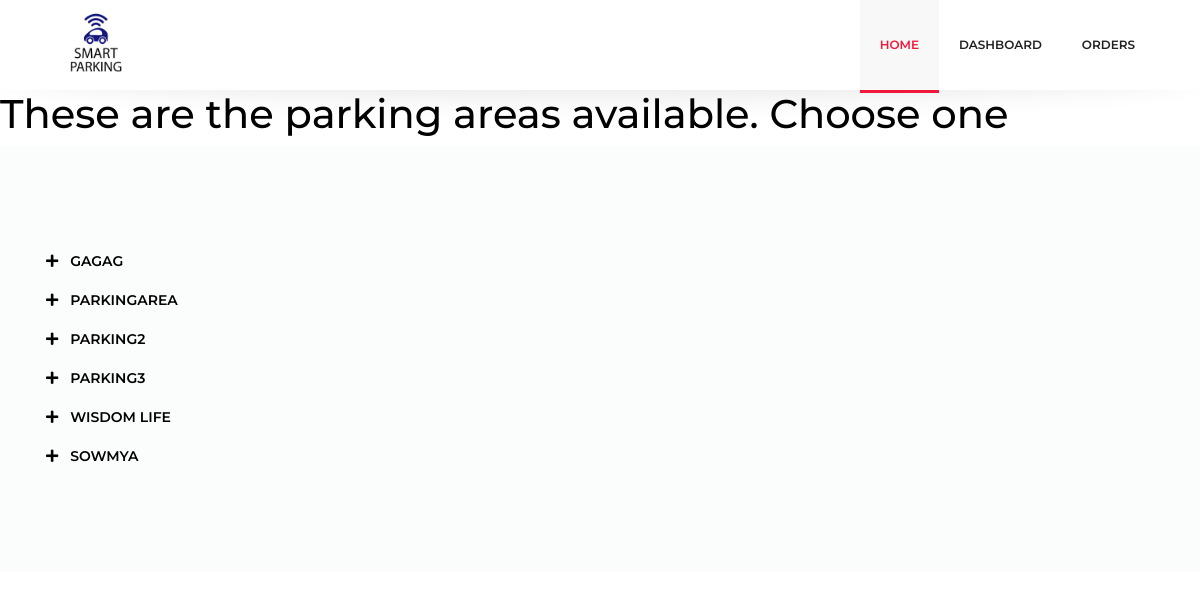
/parkingarea/, run on an earlier commit of the app's database.
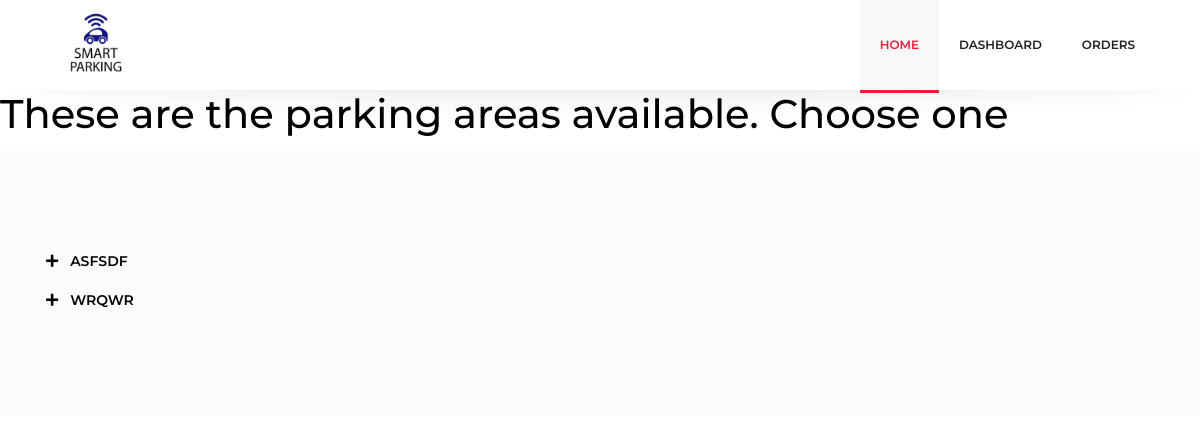
And on a later commit of the database.
### system/models.py (models this page shows, shortened)
class Parking_area(models.Model):
    admin_id = models.ForeignKey(Admin,on_delete=models.CASCADE)
    name = models.CharField(max_length=20)
    location = models.CharField(max_length=50)
    number_of_parking_slots = models.IntegerField()
    opening_time = models.TimeField()
    closing_time = models.TimeField()
    base = models.IntegerField()
    tariff = models.FloatField()

### system/views.py (the view)
# urls.py: path('parkingarea/',viewparkingareas, name = "parkingarea"),
def viewparkingareas(request):
    parkingarea = Parking_area.objects.all()
    context = {
        'parkingarea' : parkingarea,
    }
    return render(request, 'system/parkingarea.html', context)

### system/templates/system/parkingarea.html (shortened to what this page needs)
<!DOCTYPE html>
<html>
<head>
	<link rel="stylesheet" href="https://maxcdn.bootstrapcdn.com/bootstrap/4.0.0/css/bootstrap.min.css"
>
	<link rel="stylesheet" type="text/css" href="/assets/css/bootstrap.min.css">
	<link rel="stylesheet" href="/assets/vendors/menu/src/main.menu.css">
	<link rel="stylesheet" type="text/css" href="/assets/css/style.css">
	<link rel="stylesheet" type="text/css" href="/assets/css/utilities.css">
	<link rel="stylesheet" type="text/css" href="/assets/css/colors.css">
	<link rel="stylesheet" type="text/css" href="/assets/css/colors-gh.css">
	<link rel="stylesheet" type="text/css" href="/assets/css/colors-g.css">
	<link rel="stylesheet" href="/assets/vendors/owl.carousel/owl.carousel.min.css">
	<link rel="stylesheet" href="/assets/vendors/owl.carousel/owl.theme.default.min.css">
	<link rel="stylesheet" type="text/css" href="/assets/vendors/animate/animate.css">
	<link rel="stylesheet" type="text/css" href="/assets/vendors/animated-headline/css/style.css">
	<link rel="stylesheet" type="text/css" href="/assets/vendors/fancybox/jquery.fancybox.min.css">
</head>
<body>
	<div class="main-header header-shadow cherry-header">
		<div class="container">
			<div class="main-header-container">
				<div class="logo" data-mobile-logo="/assets/images/logo/new_logo2.jpg"
					data-sticky-logo="/assets/images/logo/new_logo2.jpg">
					<a href="{% url 'Admin:home' %}"><img src="/assets/images/logo/new_logo2.jpg" alt="logo" /></a>
				</div>
				<nav class="main-menu menu-caret menu-hover-2 submenu-top-border submenu-scale">
					<ul>
						<li class="current-menu"><a href="#">Home</a></li>
						<li><a href="{% url 'Admin:userdashboard' %}">Dashboard</a></li>
						<li><a href="{% url 'Admin:orders' %}">Orders</a></li>
				</nav>
			</div>
		</div>
	</div>
    <h1> These are the parking areas available. Choose one</h1>
    <section class="bg-v5-light pt-s5 pb-s5 text-white">
        <div class="container pt-s3 pb-s3">
            <div class="row">
                <div class="col-lg-12 col-md-12 col-sm-12">
                    <div class="accordion" id="accordion-acc1">
                        {% for p in parkingarea %}
                        <div class="card border-none bg-none">
                            <div id="headingThree-acc1-{{forloop.counter}}">
                                <h5 class="mb-0">
                                    <button
                                        class="btn btn-link btn-block text-uppercase text-size-14 text-bold-600 text-dark rounded-0 pl-0 pr-0 text-left text-cherry--active text-cherry--hover collapsed pt-s1 pb-s1"
                                        type="button" data-toggle="collapse" data-target="#collapseThree-acc1-{{forloop.counter}}"
                                        aria-expanded="false" aria-controls="collapseThree-acc1-{{forloop.counter}}">
                                        <span class="mr-s1">
                                            <span>
                                                <i class="fa fa-plus hide"></i>
                                            </span>
                                        </span>
                                        {{p.name}}
                                    </button>
                                </h5>
                            </div>
                        </div>
                        {% endfor %}
                    </div>
                </div>
            </div>
        </div>
    </section>
</body>
</html>

### assets/css/style.css (style rules this page uses)
body { font-weight: 400; font-size: 0.9rem; font-family: 'Montserrat', sans-serif; line-height: 1.6; color: rgba(0, 0, 0, 9); background-color: #fff; }
ul { list-style: none; padding: 0; margin: 0; }
a,a:hover { text-decoration: none; }
.accordion button { white-space: normal !important; }
div[class*="m-"], div[class*="mt-"], div[class*="mb-"] { transition-duration: 0.5s; }

### assets/css/utilities/border.css (style rules this page uses)
.border-none { border: none !important; }

### assets/css/utilities/transition.css (style rules this page uses)
[class*="--hover"] { transition: .3s ease-out; }

### assets/css/utilities/background.css (style rules this page uses)
.bg-none { background: none!important; }

What changed in the data, as far as the page shows it:
removed Parking_area: name "GAGAG"
removed Parking_area: name "PARKINGAREA"
removed Parking_area: name "PARKING2"
removed Parking_area: name "PARKING3"
removed Parking_area: name "WISDOM LIFE"
removed Parking_area: name "SOWMYA"
added Parking_area: name "ASFSDF"
added Parking_area: name "WRQWR"
